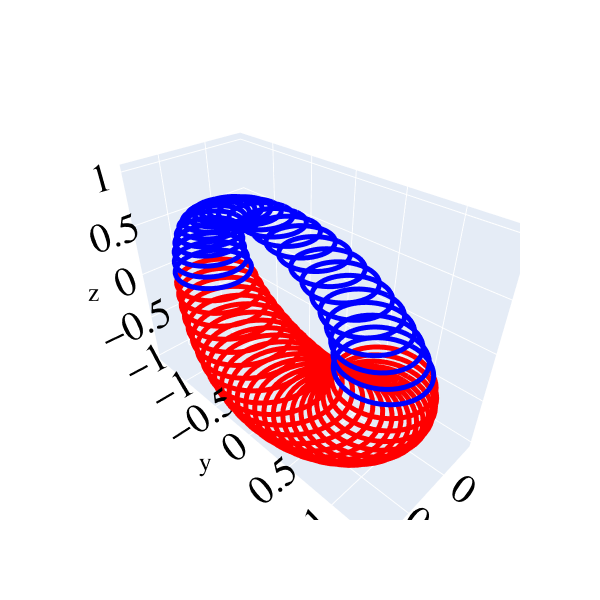

Notebook code cell kept with this figure:
### Code cell
from plotly.subplots import make_subplots
import plotly.graph_objects as go

fig = go.Figure()
for θ in linspace(-pi,pi,51):
    X,Y = dk_pump(θ,K)[0], dk_pump(θ,K)[1]
    #ax.plot(x,y+sin(θ),[cos(θ)],c='b')
    if abs(θ) <= pi/2:
        fig.add_trace(go.Scatter3d(x=X,y=Y+sin(θ),z=ones(len(X))*cos(θ),mode='lines', line=dict(
            color='blue',
            width=10)))
    else:
        fig.add_trace(go.Scatter3d(x=X,y=Y+sin(θ),z=ones(len(X))*cos(θ),mode='lines', line=dict(
            color='red',
            width=10)))
    
fig.update_layout(showlegend=False, height=600, width=600, title_text="",
                  
                font=dict(
                family="Computer Modern",
                size=22,
                color="black"))

fig.update_xaxes(title_text="X", tickvals = [-1,0,1])
fig.update_yaxes(title_text="Y", tickvals = [-1,0,1])    
fig.update_yaxes(title_text="θ", tickvals = [-1,0,1])   
fig.show()
#fig.write_image("images/bands_surface1.png")
